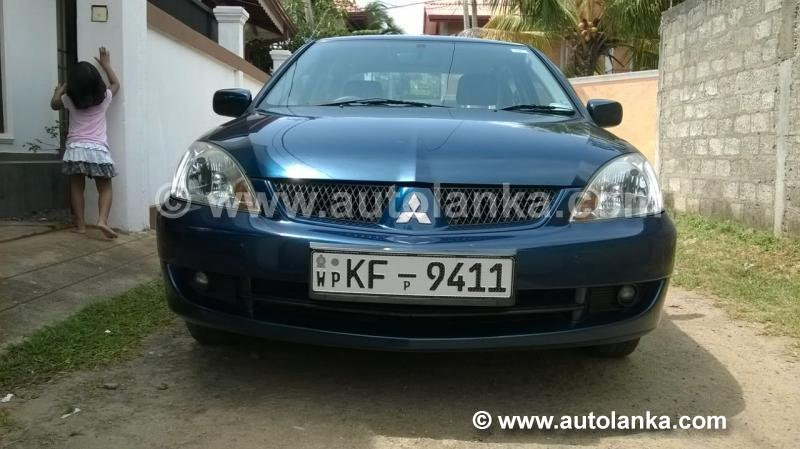
%> input picture Images/1.jpeg, 800 x 449 px
$ octave Plate_detection.m   (GNU Octave 9; MATLAB toolbox functions it lacks are replaced by stand-ins)
%> lines starting %> are read from the running program, lines starting %| are printed output that depends on the picture; in (x1, y1, x2, y2) boxes, pixels count from 0 and x2, y2 are one past the last pixel; in counts of white or black regions, pixels touching at a corner belong together; the program's own positions count from 1
close all;
clear all;

im = imread('Images/1.jpeg');
%> im is the input picture: size 449x800x3 uint8; mean R, G, B 102.5, 109.1, 102.1
imgray = rgb2gray(im);
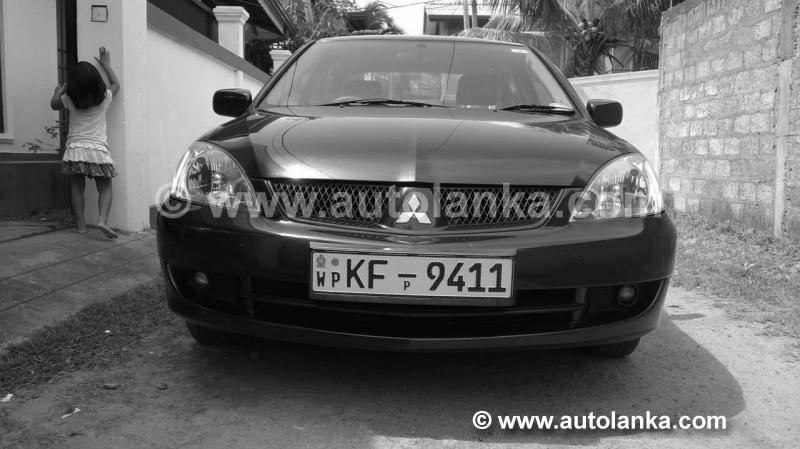
%> imgray: size 449x800 uint8; min 0, max 255, mean 106.3
imbin = im2bw(imgray);
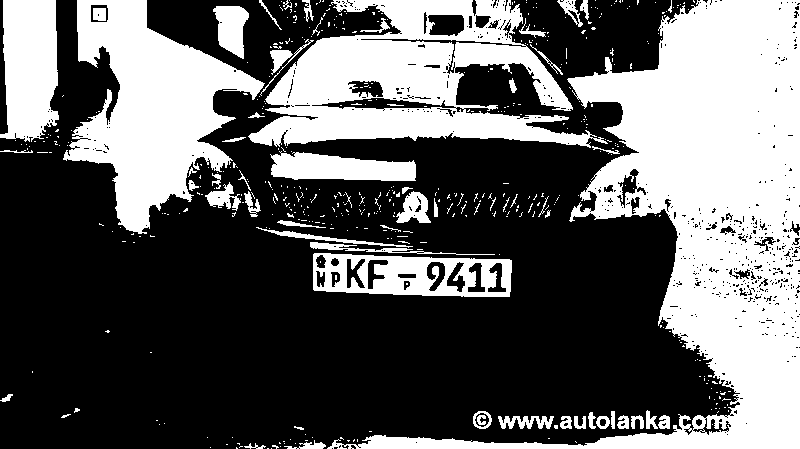
%> imbin: size 449x800 logical; 38.7% white; 498 white regions (437 under 20 px), largest, box (x1, y1, x2, y2) and area: (327, 0, 800, 449) 65560, (248, 0, 608, 148) 26272, (63, 0, 265, 234) 22109
im = edge(imgray, 'prewitt');
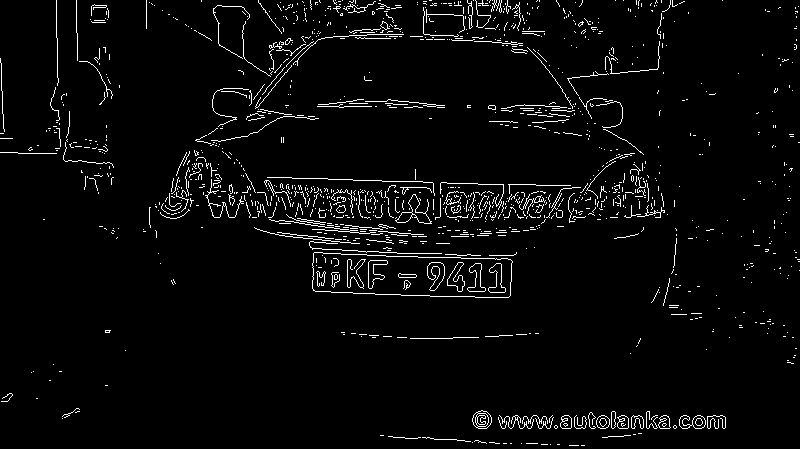
%> im: size 449x800 logical; 3.5% white in thin lines or dots

%Below steps are to find location of number plate
Iprops=regionprops(im,'BoundingBox','Area', 'Image');
%> Iprops = 1225 regions; largest, box (x1, y1, x2, y2) and Area: (312, 252, 513, 298) 467, (267, 177, 435, 196) 179, (309, 241, 442, 254) 166, (205, 179, 244, 218) 143, (395, 194, 432, 224) 137
area = Iprops.Area;
%> area = 74
count = numel(Iprops);
%> count = 1225
maxa= area;
%> maxa = 74
boundingBox = Iprops.BoundingBox;
%> boundingBox = [0.5 58.5 5 74]
for i=1:count
   if maxa<Iprops(i).Area
       maxa=Iprops(i).Area;
       boundingBox=Iprops(i).BoundingBox;
   end
end
%> this loop made 1225 passes
%> (maxa, boundingBox) on pass 22: (86, [56.5 0.5 3 86])
%> after the loop, boundingBox = [312.5 252.5 201 46]; maxa = 467

im = imcrop(imbin, boundingBox);%crop the number plate area
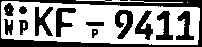
%> im: size 47x202 logical; 59.7% white; 14 black regions (1 under 20 px), largest, box (x1, y1, x2, y2) and area: (0, 0, 202, 47) 1794, (115, 10, 133, 39) 294, (35, 7, 53, 36) 277
im = bwareaopen(~im, 500); %remove some object if it width is too long or too small than 500
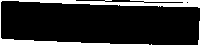
%> im: size 47x202 logical; 18.9% white; 1 white region

 [h, w] = size(im);%get width
%> h = 47; w = 202

imshow(im);

Iprops=regionprops(im,'BoundingBox','Area', 'Image'); %read letter
%> Iprops = 1 region; box (x1, y1, x2, y2) and Area: (0, 0, 202, 47) 1794
count = numel(Iprops);
%> count = 1
noPlate=[]; % Initializing the variable of number plate string.

for i=1:count
   ow = length(Iprops(i).Image(1,:));
   oh = length(Iprops(i).Image(:,1));
   if ow<(h/2) & oh>(h/3)
       letter=Letter_detection(Iprops(i).Image); % Reading the letter corresponding the binary image 'N'.
       noPlate=[noPlate letter] % Appending every subsequent character in noPlate variable.
   end
end
%> this loop made 1 pass
%> (ow, oh) on pass 1: (202, 47)
